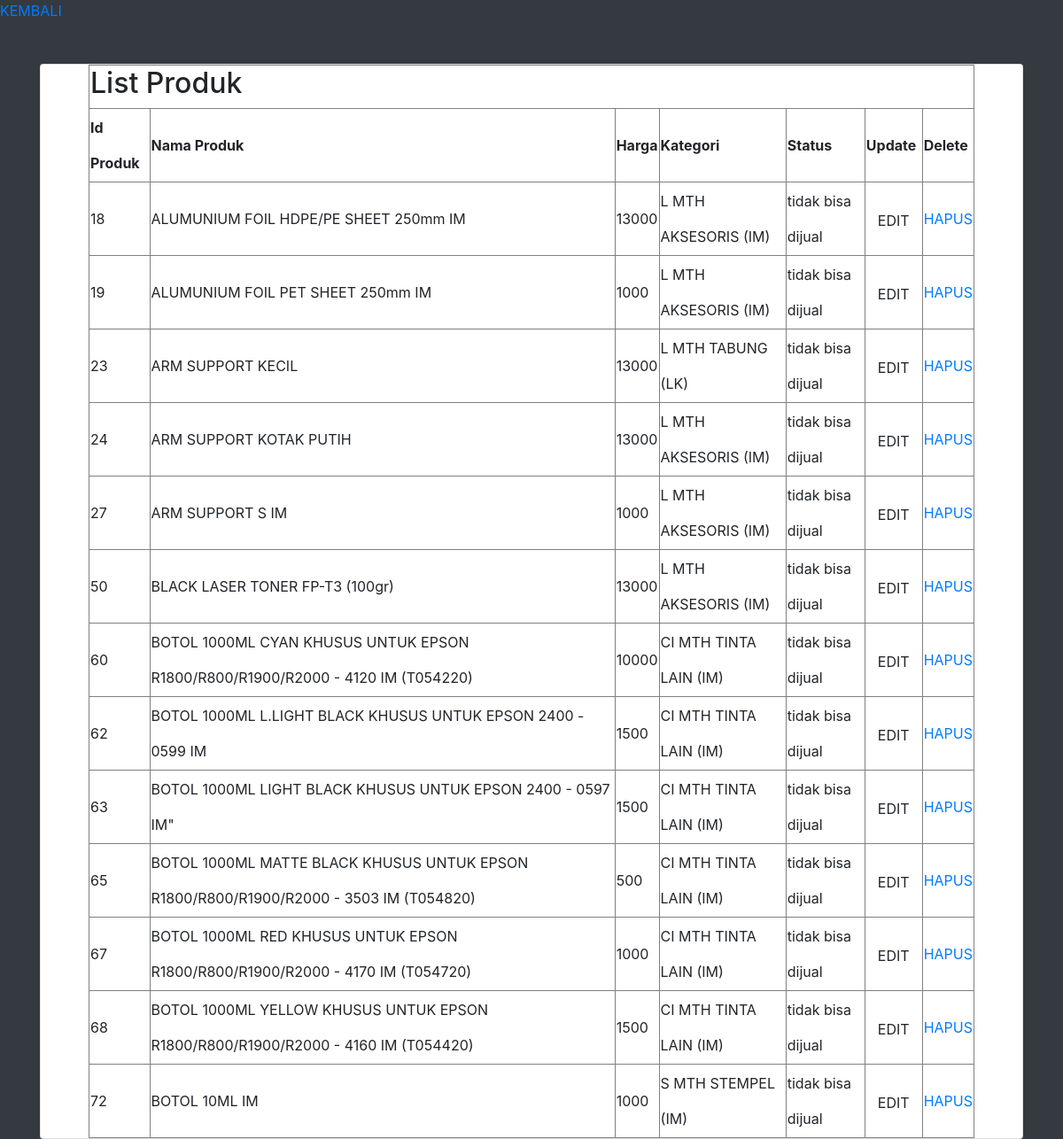
The app's page /notforsale.php with its own data.
### tables this page shows
CREATE TABLE `produk` (
  `id_produk` int(11) NOT NULL,
  `nama_produk` varchar(255) NOT NULL,
  `harga` int(244) NOT NULL,
  `kategori_id` int(11) NOT NULL,
  `status_id` int(1) NOT NULL
);

CREATE TABLE `kategori` (
  `id_kategori` int(11) NOT NULL,
  `nama_kategori` varchar(255) NOT NULL
);

### notforsale.php (the view, shortened to what this page needs)
<?php
require_once("conn.php");
    $query = " select * from produk p, kategori k where p.status_id = '0' and p.kategori_id = k.id_kategori";
    $result = mysqli_query($conn,$query);
?>
<!DOCTYPE html>
<html lang="en">
<head>
    <link rel="stylesheet" a href="CSS/bootstrap.css"/>
<a href="home.php">KEMBALI</a>
</head>
<body class="bg-dark">
<br>
        <div class="container">
            <div class="row">
                <div class="col m-auto">
                    <div class="card mt-5">
                        <table table align="center" border="1px" style="width:1000px; line-height:40px;">
                            <tr>
                            <th colspan="7"><h2>List Produk</h2></th>
                            </tr>
                                <th> Id Produk </th>
                                <th> Nama Produk </th>
                                <th> Harga </th>
                                <th> Kategori </th>
                                <th> Status  </th>
                                <th> Update </th>
                                <th> Delete </th>
                            <?php
                                    while($row=mysqli_fetch_assoc($result))
                                    {
                                        $produkID= $row['id_produk'];
                                        $namaProduk = $row['nama_produk'];
                                        $harga = $row['harga'];
                                        $kategori = $row['nama_kategori'];
                                        if ($row['status_id'] == '0'){
                                            $status = "tidak bisa dijual";
                                        }
                            ?>
                                    <tr>
                                        <td><?php echo $produkID ?></td>
                                        <td><?php echo $namaProduk ?></td>
                                        <td><?php echo $harga ?></td>
                                        <td><?php echo $kategori ?></td>
                                        <td><?php echo $status ?></td>
                                        <td><a href="editProduk.php?id=<?php echo $row['id_produk'];?>" class="btn btn-pencil">EDIT</a></td>
                                        <td><a href="deleteProduk.php?id=<?php echo $row['id_produk']; ?>" onclick ="return checkDelete()">HAPUS</a></td>
                                    </tr>
                            <?php
                                    }
                            ?>
                        </table>
                    </div>
                </div>
            </div>
        </div>
</body>
</html>

### records on screen
produk: id_produk "18", nama_produk "ALUMUNIUM FOIL HDPE/PE SHEET 250mm IM", harga "13000", kategori.nama_kategori "L MTH AKSESORIS (IM)", status "tidak bisa dijual"
produk: id_produk "19", nama_produk "ALUMUNIUM FOIL PET SHEET 250mm IM", harga "1000", kategori.nama_kategori "L MTH AKSESORIS (IM)", status "tidak bisa dijual"
produk: id_produk "23", nama_produk "ARM SUPPORT KECIL", harga "13000", kategori.nama_kategori "L MTH TABUNG (LK)", status "tidak bisa dijual"
produk: id_produk "24", nama_produk "ARM SUPPORT KOTAK PUTIH", harga "13000", kategori.nama_kategori "L MTH AKSESORIS (IM)", status "tidak bisa dijual"
produk: id_produk "27", nama_produk "ARM SUPPORT S IM", harga "1000", kategori.nama_kategori "L MTH AKSESORIS (IM)", status "tidak bisa dijual"
produk: id_produk "50", nama_produk "BLACK LASER TONER FP-T3 (100gr)", harga "13000", kategori.nama_kategori "L MTH AKSESORIS (IM)", status "tidak bisa dijual"
produk: id_produk "60", nama_produk "BOTOL 1000ML CYAN KHUSUS UNTUK EPSON R1800/R800/R1900/R2000 - 4120 IM (T054220)", harga "10000", kategori.nama_kategori "CI MTH TINTA LAIN (IM)", status "tidak bisa dijual"
produk: id_produk "62", nama_produk "BOTOL 1000ML L.LIGHT BLACK KHUSUS UNTUK EPSON 2400 - 0599 IM", harga "1500", kategori.nama_kategori "CI MTH TINTA LAIN (IM)", status "tidak bisa dijual"
produk: id_produk "63", nama_produk "BOTOL 1000ML LIGHT BLACK KHUSUS UNTUK EPSON 2400 - 0597 IM\"", harga "1500", kategori.nama_kategori "CI MTH TINTA LAIN (IM)", status "tidak bisa dijual"
produk: id_produk "65", nama_produk "BOTOL 1000ML MATTE BLACK KHUSUS UNTUK EPSON R1800/R800/R1900/R2000 - 3503 IM (T054820)", harga "500", kategori.nama_kategori "CI MTH TINTA LAIN (IM)", status "tidak bisa dijual"
produk: id_produk "67", nama_produk "BOTOL 1000ML RED KHUSUS UNTUK EPSON R1800/R800/R1900/R2000 - 4170 IM (T054720)", harga "1000", kategori.nama_kategori "CI MTH TINTA LAIN (IM)", status "tidak bisa dijual"
produk: id_produk "68", nama_produk "BOTOL 1000ML YELLOW KHUSUS UNTUK EPSON R1800/R800/R1900/R2000 - 4160 IM (T054420)", harga "1500", kategori.nama_kategori "CI MTH TINTA LAIN (IM)", status "tidak bisa dijual"
produk: id_produk "72", nama_produk "BOTOL 10ML IM", harga "1000", kategori.nama_kategori "S MTH STEMPEL (IM)", status "tidak bisa dijual"
